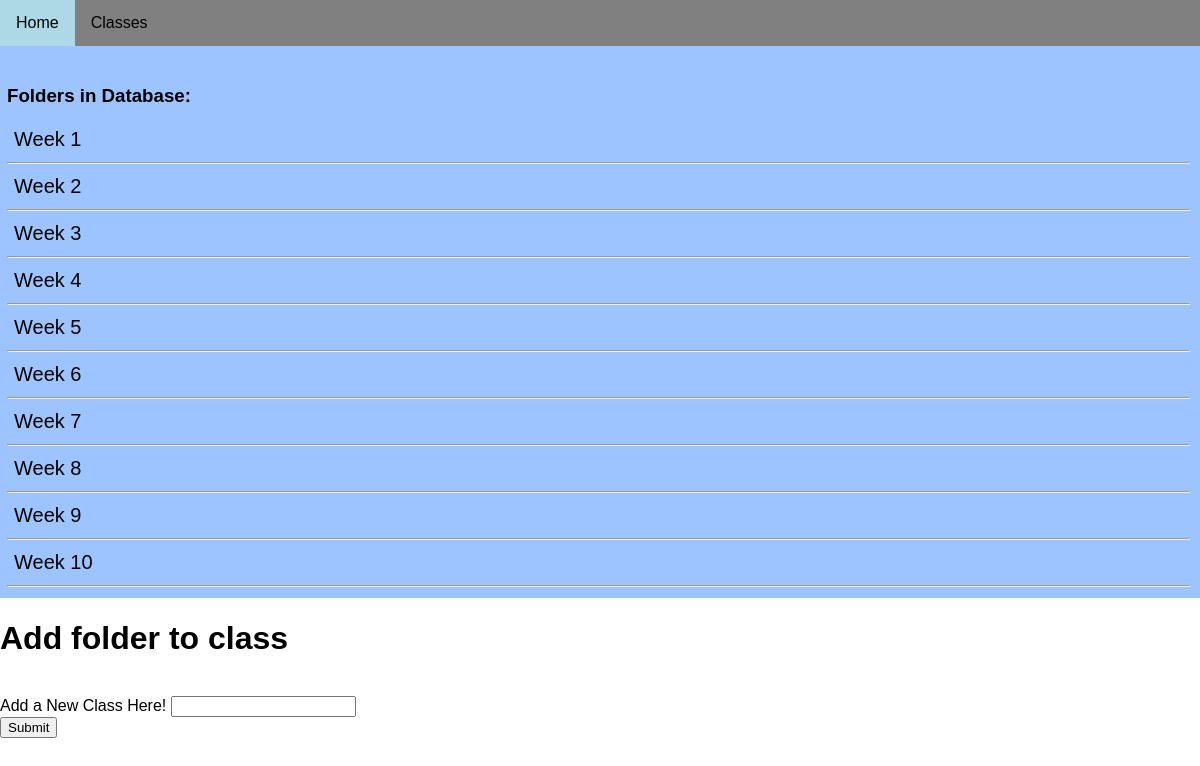
Screenshot of /classes/2/ with the database file from the repository.
### database.py (models this page shows, shortened)
class folder(Base):
    __tablename__ = 'folder'
    id = Column(Integer, primary_key = True)
    name = Column(String(200), nullable=False)
    date_added = Column(String, default=str(datetime.datetime.now))
    class_name= Column(String(200), nullable=False)

### main.py (the view, shortened to what this page needs)
@app.route("/classes/<int:id>/", methods=['GET','POST'])
def classes(id):
    name = None
    form = ClassForm()
    class_name = str(course_info.get_course_by_id(id))
    our_weeks = course_info.get_folders_list(class_name)
    print(our_weeks)
    print("------------------------------------------------------------")
    return render_template('add_week.html',
    name = name,
    form = form,
    our_weeks=our_weeks,
    id=id)

### main.py
class ClassForm(FlaskForm):
    name = StringField("Add a New Class Here!", validators=[DataRequired()])
    submit = SubmitField("Submit")

### database.py (called while the page is built)
    def __repr__(self):
        return '<Name %r>' % self.name

    def get_folders_list(self, class_name):
        folders = self.session.query(folder.name).filter_by(class_name=class_name).all()
        folders = [i[0] for i in folders]
        return folders

    def get_course_by_id(self, id):
        course = self.session.query(Class).filter_by(id=id).first()
        return course

### templates/add_week.html (shortened to what this page needs)
{% extends "base.html" %}
{% block content %}
<link rel="stylesheet" href="/static/week_style.css">
<div class="lists">
    <h3>Folders in Database:</h3>
{% for our_week in our_weeks %}
    <tr>
    <td>
        <a class="list" href="{{our_week}}">{{ our_week }}</a><hr>
    </td>
    </tr>
{% endfor %}
</div>
{% if name %}
    <h1>You entered in the folder: {{ name }}</h1>
{% else %}
<h1>Add folder to class</h1>
    <br>
    <form action = "/classes/{{ id }} " method="POST">
        {{ form.name.label }}
        {{ form.name() }}
        <br>
        {{ form.submit() }}
    </form>
    <br><br><br>
    {% endif %}
    {% endblock %}

### static/navbar.css (style rules this page uses)
body { margin:0; }

### static/week_style.css (style rules this page uses)
body { margin: 0; font-family: Arial, Helvetica, sans-serif; }
.lists { padding-top: 20px; padding-right: 10px; padding-bottom: 3px; padding-left: 7px; background-color: rgb(158, 196, 255); }
.list { border-radius: 20px; font-size: 20px; display: flex; align-items: center; background-color: rgb(158, 196, 255); padding-top: 3px; padding-right: 10px; padding-bottom: 3px; padding-left: 7px; color: black; text-decoration: none; }
hr { color:lightblue; }

### rows the page displays
folder: name "Week 1"
folder: name "Week 2"
folder: name "Week 3"
folder: name "Week 4"
folder: name "Week 5"
folder: name "Week 6"
folder: name "Week 7"
folder: name "Week 8"
folder: name "Week 9"
folder: name "Week 10"
